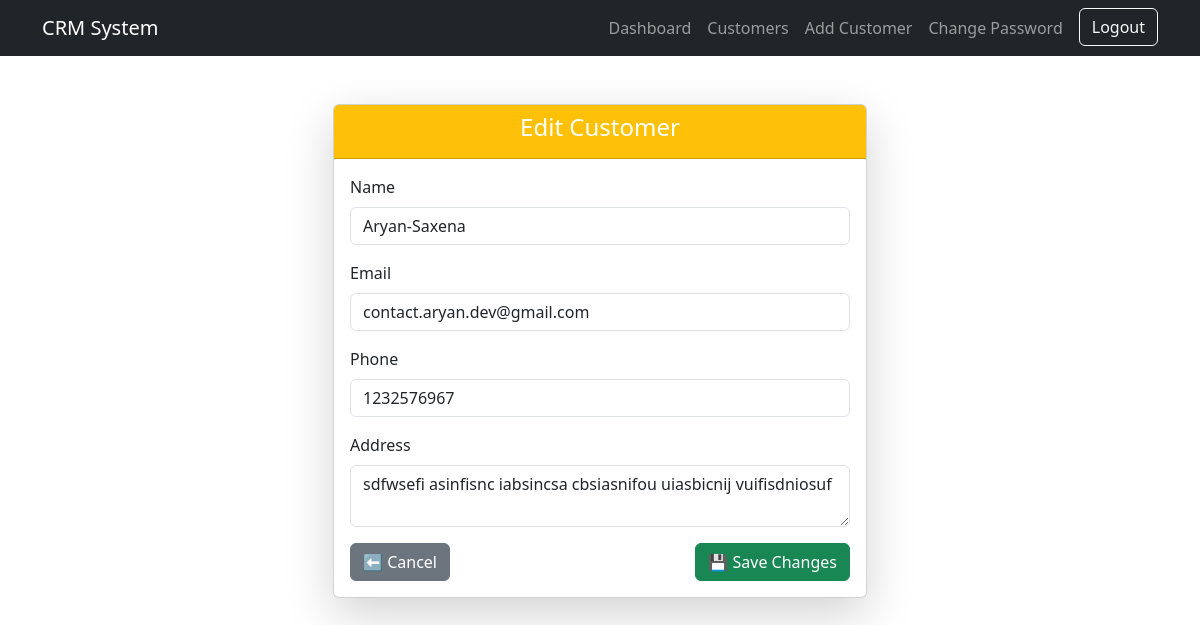
Screenshot of /edit-customer/2/ (signed in) with the database file from the repository.
### crm/models.py (models this page shows, shortened)
class Customer(models.Model):
    name = models.CharField(max_length=200)
    email = models.EmailField()
    phone = models.CharField(max_length=20,null=True,blank=True)
    address = models.CharField(max_length=255, blank=True, null=True)
    MEMBERSHIP_CHOICES = [
        ('basic', 'Basic'),
        ('premium', 'Premium'),
        ('vip', 'VIP'),
    ]
    membership_type = models.CharField(max_length=10, choices=MEMBERSHIP_CHOICES, default='basic')
    membership_start_date = models.DateField(null=True, blank=True)
    membership_end_date = models.DateField(null=True, blank=True)
    is_active_member = models.BooleanField(default=True)
    emergency_contact = models.CharField(max_length=100, null=True, blank=True)
    notes = models.TextField(null=True, blank=True)

### crm/views.py (the view)
# urls.py: path('edit-customer/<int:customer_id>/', edit_customer, name='edit_customer'),
@login_required
def edit_customer(request, customer_id):
    customer = Customer.objects.get(id=customer_id)
    if request.method == 'POST':
        form = CustomerForm(request.POST, instance=customer)
        if form.is_valid():
            form.save()
            messages.success(request, 'Customer Updated Successfully👌')
            return redirect('customer_list')
    else:
        form = CustomerForm(instance=customer)
    return render(request, 'crm/edit_customer.html', {'form': form, 'customer': customer})

### crm/forms.py
class CustomerForm(forms.ModelForm):
    class Meta:
        model = Customer
        fields = ['name','email','phone','address']

### crm/templates/crm/edit_customer.html (shortened to what this page needs)
<!DOCTYPE html>
<html lang="en">
    <head>
    </head>
    <body>
        {% extends 'base.html' %}
{% block content %}
<div class="container mt-5">
    <div class="row justify-content-center">
        <div class="col-md-6">
            <div class="card shadow-lg">
                <div class="card-header bg-warning text-white text-center">
                    <h4>Edit Customer</h4>
                </div>
                <div class="card-body">
                    <form method="post">
                        <div class="mb-3">
                            <label class="form-label">Name</label>
                            <input type="text" name="name" class="form-control" value="{{ customer.name }}" required>
                        </div>
                        <div class="mb-3">
                            <label class="form-label">Email</label>
                            <input type="email" name="email" class="form-control" value="{{ customer.email }}" required>
                        </div>
                        <div class="mb-3">
                            <label class="form-label">Phone</label>
                            <input type="text" name="phone" class="form-control" value="{{ customer.phone }}" required>
                        </div>
                        <div class="mb-3">
                            <label class="form-label">Address</label>
                            <textarea name="address" class="form-control" required>{{ customer.address }}</textarea>
                        </div>
                        <div class="d-flex justify-content-between">
                            <a href="{% url 'customer_list' %}" class="btn btn-secondary">⬅️ Cancel</a>
                            <button type="submit" class="btn btn-success">💾 Save Changes</button>
                        </div>
                    </form>
                </div>
            </div>
        </div>
    </div>
</div>
{% endblock %}

### rows the page displays
Customer: name "Aryan-Saxena", email "contact.aryan.dev@gmail.com", phone "1232576967", address "sdfwsefi asinfisnc iabsincsa cbsiasnifou uiasbicnij vuifisdniosuf"
